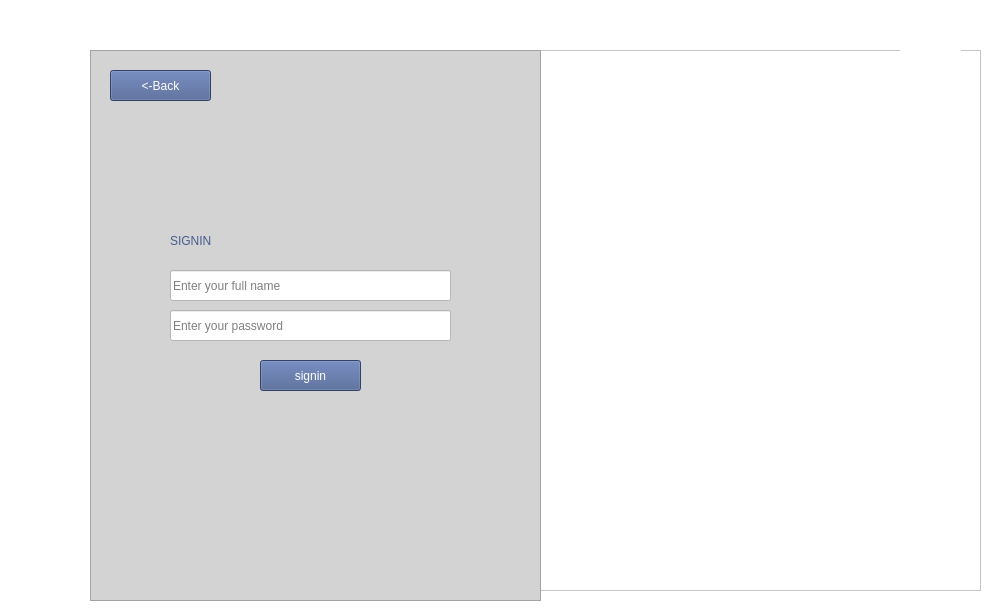
				<widget class="QWidget" name="page_3">
					<property name="styleSheet">
						<string notr="true">
							background-color: rgb(255, 255, 255);
							color: rgb(0, 0, 0);
						</string>
					</property>
					<widget class="QFrame" name="frame_5">
						<property name="geometry">
							<rect>
								<x>510</x>
								<y>50</y>
								<width>471</width>
								<height>541</height>
							</rect>
						</property>
						<property name="styleSheet">
							<string notr="true">background-color: rgb(255, 255, 255);</string>
						</property>
						<property name="frameShape">
							<enum>QFrame::Shape::StyledPanel</enum>
						</property>
						<property name="frameShadow">
							<enum>QFrame::Shadow::Raised</enum>
						</property>
						<widget class="QLabel" name="label_8">
							<property name="geometry">
								<rect>
									<x>80</x>
									<y>30</y>
									<width>351</width>
									<height>451</height>
								</rect>
							</property>
							<property name="text">
								<string/>
							</property>
							<property name="pixmap">
								<pixmap resource="project01.qrc">:/project01/Secure login-rafiki.png</pixmap>
							</property>
							<property name="scaledContents">
								<bool>true</bool>
							</property>
						</widget>
						<widget class="QLabel" name="label_9">
							<property name="geometry">
								<rect>
									<x>390</x>
									<y>0</y>
									<width>61</width>
									<height>61</height>
								</rect>
							</property>
							<property name="styleSheet">
								<string notr="true">
									font: 700 36pt &quot;Segoe UI&quot;;
									color: rgb(70, 92, 144);
								</string>
							</property>
							<property name="text">
								<string/>
							</property>
							<property name="pixmap">
								<pixmap resource="project01.qrc">:/newPrefix/Screenshot_2025-05-15_005716-removebg-preview.png</pixmap>
							</property>
							<property name="scaledContents">
								<bool>true</bool>
							</property>
						</widget>
					</widget>
					<widget class="QFrame" name="frame_6">
						<property name="geometry">
							<rect>
								<x>90</x>
								<y>50</y>
								<width>451</width>
								<height>551</height>
							</rect>
						</property>
						<property name="styleSheet">
							<string notr="true">background-color: rgb(211, 211, 211);</string>
						</property>
						<property name="frameShape">
							<enum>QFrame::Shape::StyledPanel</enum>
						</property>
						<property name="frameShadow">
							<enum>QFrame::Shadow::Raised</enum>
						</property>
						<widget class="QLabel" name="label_10">
							<property name="geometry">
								<rect>
									<x>80</x>
									<y>150</y>
									<width>311</width>
									<height>81</height>
								</rect>
							</property>
							<property name="styleSheet">
								<string notr="true">
									font: 700 20pt &quot;Segoe UI&quot;;

									color: rgb(70, 92, 144);
								</string>
							</property>
							<property name="text">
								<string>SIGNIN</string>
							</property>
						</widget>
						<widget class="QLineEdit" name="AdminName">
							<property name="geometry">
								<rect>
									<x>80</x>
									<y>220</y>
									<width>281</width>
									<height>31</height>
								</rect>
							</property>
							<property name="styleSheet">
								<string notr="true">
									background-color: rgb(255, 255, 255);
								</string>
							</property>
							<property name="text">
								<string/>
							</property>
							<property name="frame">
								<bool>true</bool>
							</property>
							<property name="echoMode">
								<enum>QLineEdit::EchoMode::Normal</enum>
							</property>
							<property name="readOnly">
								<bool>false</bool>
							</property>
							<property name="placeholderText">
								<string>Enter your full name</string>
							</property>
							<property name="clearButtonEnabled">
								<bool>true</bool>
							</property>
						</widget>
						<widget class="QLineEdit" name="AdminPass">
							<property name="geometry">
								<rect>
									<x>80</x>
									<y>260</y>
									<width>281</width>
									<height>31</height>
								</rect>
							</property>
							<property name="styleSheet">
								<string notr="true">background-color: rgb(255, 255, 255);</string>
							</property>
							<property name="text">
								<string/>
							</property>
							<property name="echoMode">
								<enum>QLineEdit::EchoMode::Password</enum>
							</property>
							<property name="readOnly">
								<bool>false</bool>
							</property>
							<property name="placeholderText">
								<string>Enter your password</string>
							</property>
						</widget>
						<widget class="QPushButton" name="pushButton">
							<property name="geometry">
								<rect>
									<x>170</x>
									<y>310</y>
									<width>101</width>
									<height>31</height>
								</rect>
							</property>
							<property name="styleSheet">
								<string notr="true">
									background-color: rgb(70, 92, 144);
									color: rgb(255, 255, 255);
									font: 12pt &quot;Segoe UI&quot;;
								</string>
							</property>
							<property name="text">
								<string>signin</string>
							</property>
						</widget>
						<widget class="QPushButton" name="AdminSigninbackB">
							<property name="geometry">
								<rect>
									<x>20</x>
									<y>20</y>
									<width>101</width>
									<height>31</height>
								</rect>
							</property>
							<property name="styleSheet">
								<string notr="true">
									background-color: rgb(70, 92, 144);
									color: rgb(255, 255, 255);
									font: 12pt &quot;Segoe UI&quot;;
								</string>
							</property>
							<property name="text">
								<string>&lt;-Back</string>
							</property>
						</widget>
					</widget>
				</widget>
